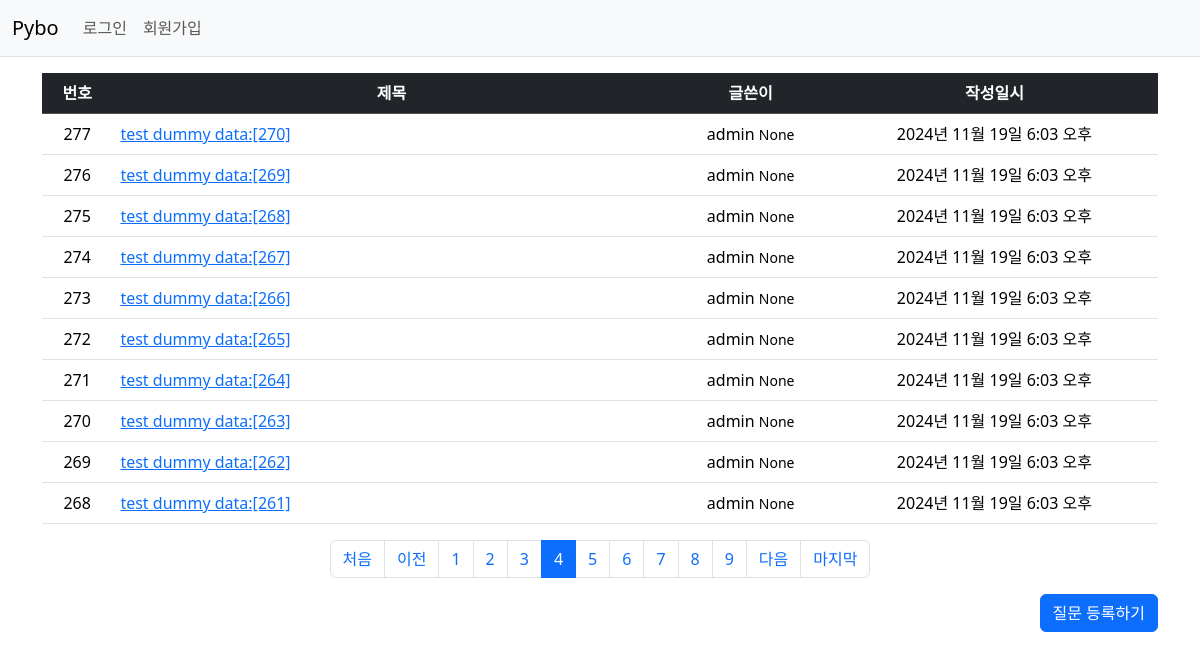
Page /pybo/?page=4 on the committed database.
### pybo/models.py (models this page shows, shortened)
class Question(models.Model):
    author = models.ForeignKey(User, on_delete=models.CASCADE, default=1)
    subject = models.CharField(max_length=200)
    content = models.TextField()
    ip_address = models.CharField(max_length=20, null=True)
    modify_date = models.DateTimeField(null=True, blank=True)
    create_date = models.DateTimeField()

### pybo/views/base_views.py (the view)
# urls.py: path('', base_views.index, name='index')
def index(request):
    page = request.GET.get('page', '1')
    question_list = Question.objects.order_by('-create_date') # 기본은 오름차순, -가 붙면 내림차순
    paginator = Paginator(question_list, 10)
    page_obj = paginator.get_page(page)
    context = {'question_list' : page_obj}
    for question in page_obj:
        if question.ip_address:
            question.ip_address = question.ip_address.split('.')
            question.ip_address = f"{question.ip_address[0]}.{question.ip_address[1]}"
    return render(request, 'pybo/question_list.html',context)

### pybo/templatetags/pybo_filter.py (called while the page is built)
@register.filter
def sub(value, arg):
    return value - arg

### templates/pybo/question_list.html (shortened to what this page needs)
{% extends "base.html" %}
{% load pybo_filter %}
{% block content %}
<div class="container my-3">
    <table class="table">
        <thead>
            <tr class="text-center table-dark">
                <th>번호</th>
                <th style="width: 50%;">제목</th>
                <th>글쓴이</th>
                <th>작성일시</th>
            </tr>
        </thead>
        <tbody>
            {% if question_list %}
            {% for question in question_list %}
            <tr class="text-center">
                <td>
                    {{question_list.paginator.count|sub:question_list.start_index|sub:forloop.counter0|add:1 }}
                </td>
                <td class="text-start">
                    <a href="{% url 'pybo:detail' question_id=question.id %}">{{ question.subject }} </a>
                </td>
                <td>{{ question.author.username }} <small>{{question.ip_address }}</small></td>
                <td>{{ question.create_date }} </td>
            </tr>
            {% endfor %}
            {% else %}
            <tr>
                <td colspan="4">질문이 없습니다.</td>
            </tr>
            {% endif %}
        </tbody>
    </table>
    <ul class="pagination justify-content-center">
        <li class="page-item">
            <a class='page-link' href="?page=1">처음</a>
        </li>
        {% if question_list.has_previous %}
        <li class="page-item">
            <a class='page-link' href="?page={{ question_list.previous_page_number}}">이전</a>
        </li>
        {% else %}
        <li class="page-item disabled">
            <a class='page-link' tabindex="-1" aria-disabled="true" href="#">이전</a>
        </li>
        {% endif %}
        {% for page_number in question_list.paginator.page_range %}
        {% if page_number >= question_list.number|add:-5 and page_number <= question_list.number|add:5 %}
        {% if page_number == question_list.number %}
        <li class='page-item active' aria-current="page">
            <a class='page-link' href="?page={{ page_number }}">{{ page_number }} </a>
        </li>
        {% else %}
        <li class='page-item'>
            <a class='page-link' href="?page={{ page_number }}">{{ page_number }} </a>
        </li>
        {% endif %}
        {% endif %}
        {% endfor %}
        {% if question_list.has_next %}
        <li class="page-item">
            <a class='page-link' href='?page={{ question_list.next_page_number }}'>다음</a>
        </li>
        {% else %}
        <li class="page-item disabled">
            <a class='page-link' tabindex="-1" aria-disabled="true" href="#">다음</a>
        </li>
        {% endif %}
        <li class="page-item">
            <a class='page-link' href="?page={{ question_list.paginator.page_range|last }}">마지막</a>
        </li>
    </ul>
    <div class="d-flex justify-content-end">
        <a href="{% url 'pybo:question_create' %}" class="btn btn-primary">질문 등록하기</a>
    </div>
</div>
{% endblock %}

### rows in the picture
Question: paginator.count|sub "277", subject "test dummy data:[270]", author.username "admin", ip_address "None", create_date "2024년 11월 19일 6:03 오후"
Question: paginator.count|sub "276", subject "test dummy data:[269]", author.username "admin", ip_address "None", create_date "2024년 11월 19일 6:03 오후"
Question: paginator.count|sub "275", subject "test dummy data:[268]", author.username "admin", ip_address "None", create_date "2024년 11월 19일 6:03 오후"
Question: paginator.count|sub "274", subject "test dummy data:[267]", author.username "admin", ip_address "None", create_date "2024년 11월 19일 6:03 오후"
Question: paginator.count|sub "273", subject "test dummy data:[266]", author.username "admin", ip_address "None", create_date "2024년 11월 19일 6:03 오후"
Question: paginator.count|sub "272", subject "test dummy data:[265]", author.username "admin", ip_address "None", create_date "2024년 11월 19일 6:03 오후"
Question: paginator.count|sub "271", subject "test dummy data:[264]", author.username "admin", ip_address "None", create_date "2024년 11월 19일 6:03 오후"
Question: paginator.count|sub "270", subject "test dummy data:[263]", author.username "admin", ip_address "None", create_date "2024년 11월 19일 6:03 오후"
Question: paginator.count|sub "269", subject "test dummy data:[262]", author.username "admin", ip_address "None", create_date "2024년 11월 19일 6:03 오후"
Question: paginator.count|sub "268", subject "test dummy data:[261]", author.username "admin", ip_address "None", create_date "2024년 11월 19일 6:03 오후"

### other values in the picture
{{ page_number }} "1" "2" "3" "5" "6" "7" "8" "9"
{{ page_number }} "4"
